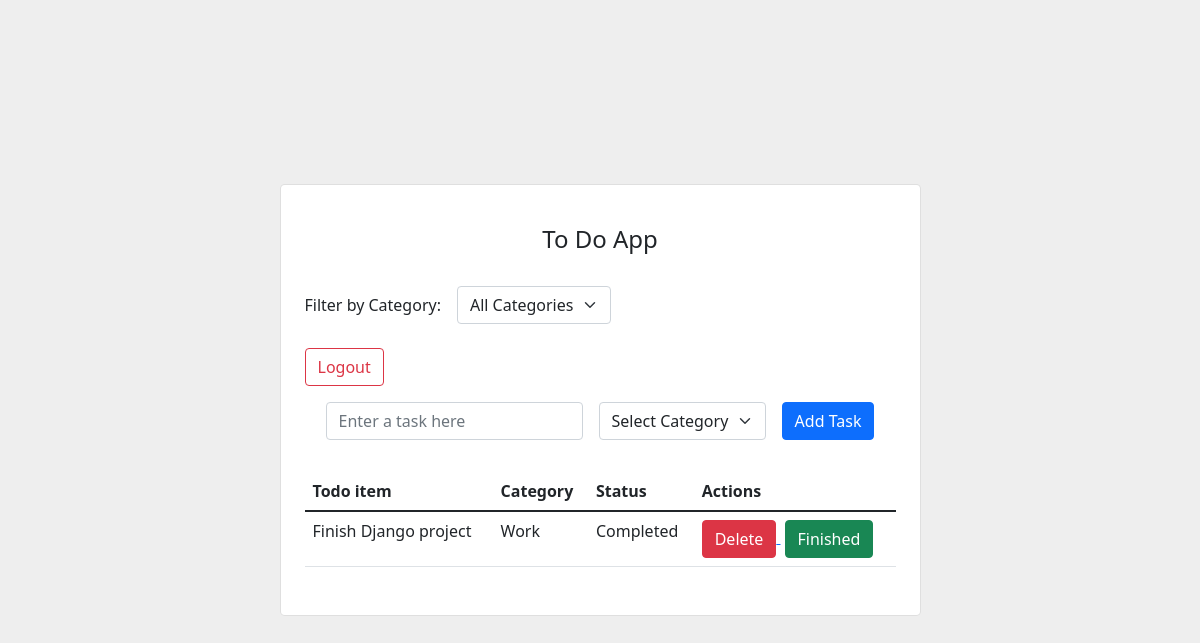
Before: / (signed in) with the older database file.
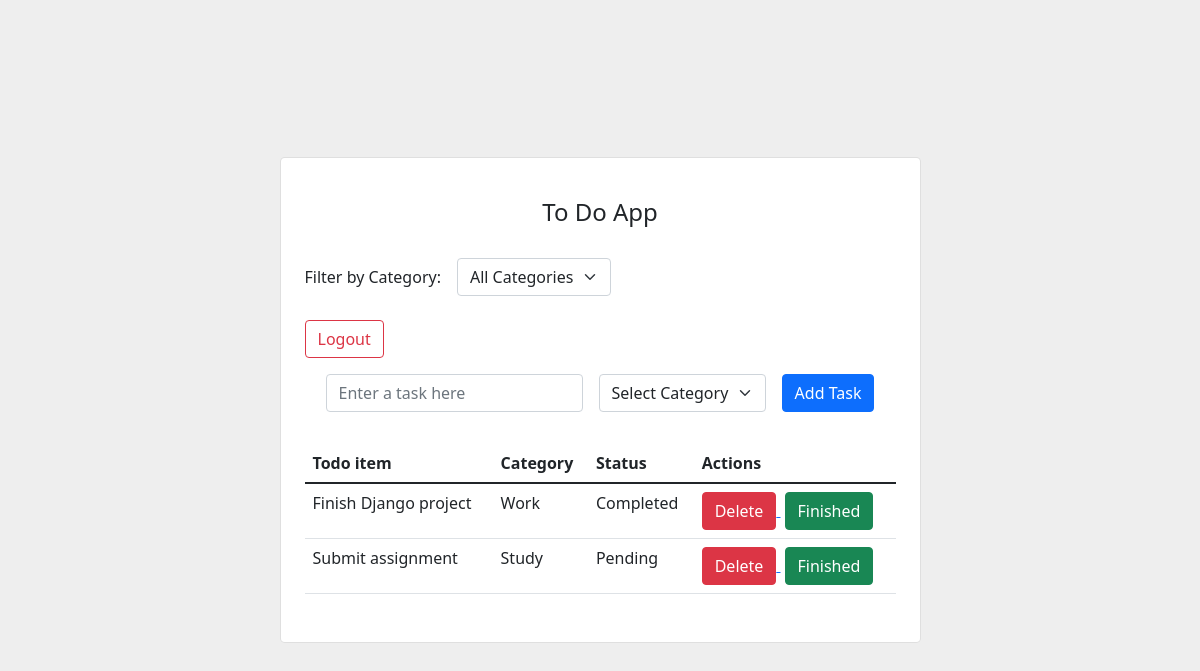
After: the same page with the newer database file.
### todoapp/models.py (models this page shows, shortened)
class Todo(models.Model):
    user=models.ForeignKey(User,on_delete=models.CASCADE)
    name=models.CharField(max_length=300)
    status=models.BooleanField(default=False)
    category = models.ForeignKey(Category, on_delete=models.SET_NULL, null=True, blank=True)

class Category(models.Model):
    category_name = models.CharField(max_length=100)

### todoapp/views.py (the view, shortened to what this page needs)
# urls.py: path('',views.home,name='home'),
@login_required
def home(request):
    selected_category_id = request.GET.get('filter_category')
    if selected_category_id:
        all_todo = Todo.objects.filter(user=request.user, category__id=selected_category_id)
    else:
        all_todo = Todo.objects.filter(user=request.user)
    categories = Category.objects.all()
    return render(request,'todoapp/todo.html',{'todo':all_todo,'categories':categories,'selected_category': int(selected_category_id) if selected_category_id else None,})

### template/todoapp/todo.html (shortened to what this page needs)
<link rel="stylesheet" href="https://cdn.jsdelivr.net/npm/bootstrap@5.1.3/dist/css/bootstrap.min.css">
<section class="vh-100" style="background-color: #eee;">
    <div class="container py-5 h-100">
      <div class="row d-flex justify-content-center align-items-center h-100">
        <div class="col col-lg-9 col-xl-7">
          <div class="card rounded-3">
            <div class="card-body p-4">
              <h4 class="text-center my-3 pb-3">To Do App</h4>
              <form method="get" class="mb-4">
  <div class="row g-3 align-items-center">
    <div class="col-auto">
      <label for="filterCategory" class="col-form-label">Filter by Category:</label>
    </div>
    <div class="col-auto">
      <select name="filter_category" id="filterCategory" class="form-select" onchange="this.form.submit()">
        <option value="">All Categories</option>
      </select>
    </div>
  </div>
</form>
                <form method="POST" action="{% url 'logout' %}">
                    <button class="btn btn-outline-danger">Logout</button>
                </form>
              <form method="POST" class="row row-cols-lg-auto g-3 justify-content-center align-items-center mb-4 pb-2">
                <div class="col-12">
                  <div class="form-outline">
                    <input type="text" id="form1" class="form-control" name="task" placeholder="Enter a task here"/>
                  </div>
                </div>
                <div class="col-md-4">
            <select name="category" id="categorySelect" class="form-select">
              <option value="">Select Category</option>
            </select>
          </div>
                <div class="col-12">
                  <button type="submit" class="btn btn-primary">Add Task</button>
                </div>
              </form>
              <table class="table mb-4">
                <thead>
                  <tr>
                    <th scope="col">Todo item</th>
                    <th scope="col">Category</th>
                    <th scope="col">Status</th>
                    <th scope="col">Actions</th>
                  </tr>
                </thead>
                <tbody>
                    {%for i in todo%}
                  <tr>
                    <td>{{i.name}}</td>
                    {%if i.category.category_name%}
                    <td>{{i.category.category_name}}</td>
                    {%else%}
                     <td>No Category</td>
                    {%endif%}
                        {%if i.status%}
                        <td>Completed</td>
                        {%else%}
                        <td>Pending</td>
                        {%endif%}
                    <td>
                     <a href="{%url 'delete' i.id %}">
                    <button type="submit" class="btn btn-danger">Delete</button>
                    </a>
                     <a href="{%url 'update' i.id %}">
                    <button type="submit" class="btn btn-success ms-1">Finished</button>
                    </a>
                    </td>
                  </tr>
                  {%endfor%}
                </tbody>
              </table>
            </div>
          </div>
        </div>
      </div>
    </div>
  </section>

Changed rows visible on the page:
added Todo: name "Submit assignment", category.category_name "Study", status "Pending"
